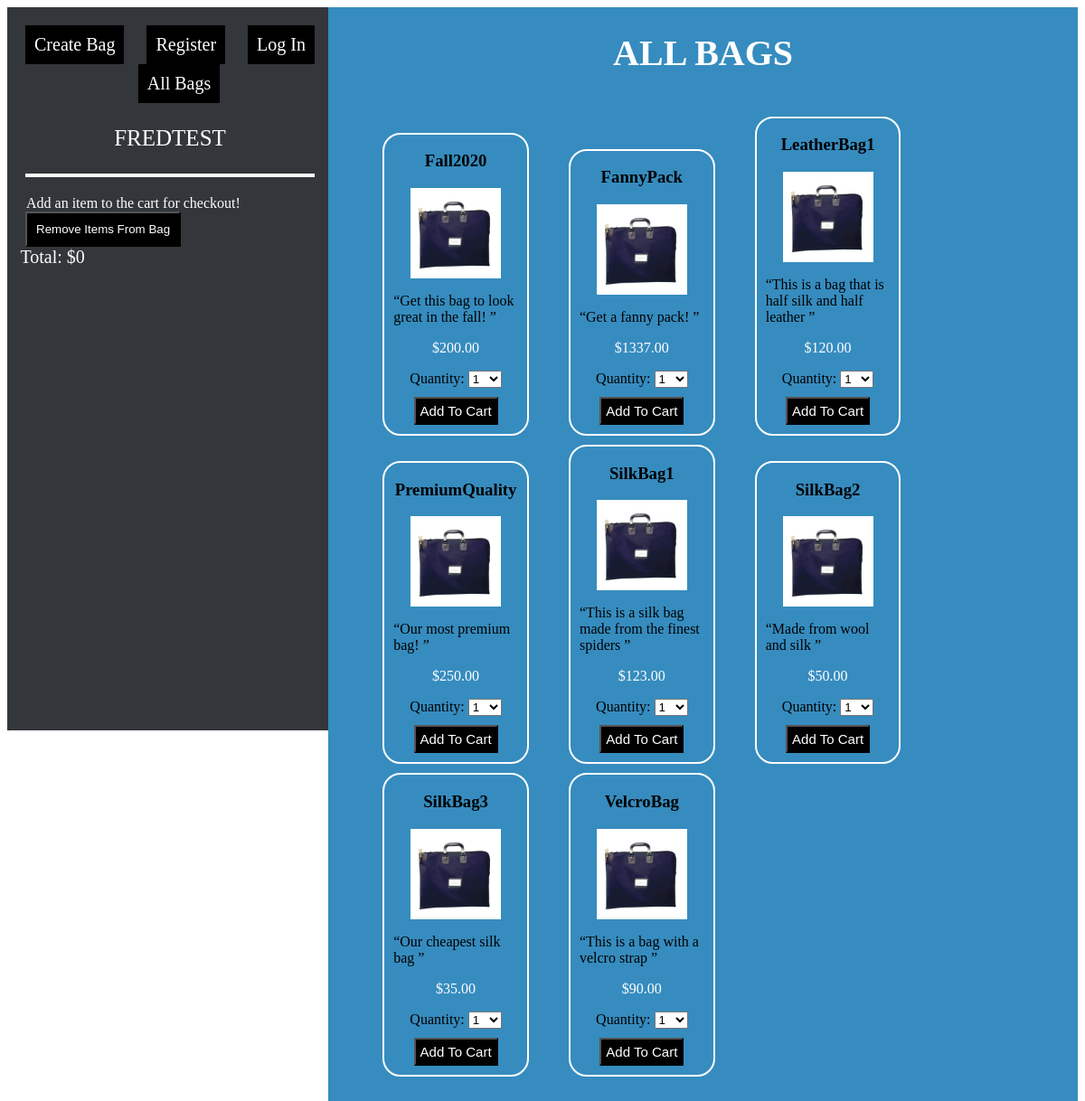
/index.php?action=display_all_bags (signed in), run on the app's committed database.
### tables this page shows
CREATE TABLE `users` (
  `UserName` varchar(25) NOT NULL,
  `FirstName` varchar(25) NOT NULL,
  `LastName` varchar(35) NOT NULL,
  `Email` varchar(40) NOT NULL,
  `Password` varchar(150) NOT NULL
);

CREATE TABLE `bags` (
  `Title` varchar(50) NOT NULL,
  `Description` varchar(200) NOT NULL,
  `Price` decimal(18,2) NOT NULL,
  `FileName` varchar(2500) DEFAULT NULL
);

### model/userDA.php (called while the page is built, shortened)
<?php
class UserDA {
        public static function get_user($userName) {
            $db = Database::getDB();
            $query = "SELECT UserName, FirstName, LastName, Email, Password FROM users WHERE users.UserName = :userName";
            $statement = $db->prepare($query);
            $statement->bindValue(':userName', $userName);
            $statement->execute();
            $results = $statement->fetchAll();
            return $results[0];
        }
}

### model/LineItemDA.php (called while the page is built, shortened)
<?php
class LineItemDA {
        public static function get_all_lineItems($userName) {
            $db = Database::getDB();
            $query = 'SELECT * FROM lineitems WHERE lineitems.UserName = :userName';
            $statement = $db->prepare($query);
            $statement->bindValue(':userName', $userName);
            $statement->execute();
            $results = $statement->fetchAll();
            return $results;
        }
}

### model/bagDA.php (called while the page is built, shortened)
<?php
class BagDA {
        public static function get_all_bags() {
            $db = Database::getDB();
            $query = 'SELECT * FROM bags';
            $statement = $db->prepare($query);
            $statement->execute();
            $results = $statement->fetchAll();
            return $results;
        }
    }

### view/displayAllBags.php (the view, shortened to what this page needs)
<!DOCTYPE html>
<html>
<head>
    <link rel="stylesheet" type="text/css" href="view/main.css">
    <link rel="stylesheet" type="text/css" href="https://stackpath.bootstrapcdn.com/font-awesome/4.7.0/css/font-awesome.min.css" />
</head>
<body>
    <main>
        <?php include_once('leftColumn.php'); ?>
        <div class="right-column">
            <h1>All Bags</h1>
            <div class="bag-container">
            <?php
            foreach ($bags as $bag) {
                ?>
            <div class="bag">
                <form action="." method="post">
                        <h3 class="bag-title"><?php echo htmlspecialchars ($bag["Title"]); ?></h3>
                        <img src="<?php echo htmlspecialchars ($bag['FileName']) ?>" alt="bag picture" height="100" width="100" class="bag-picture">
                        <p class="bag-description"><?php echo htmlspecialchars ($bag["Description"]);?> </p>
                        <p class="bag-price">$<?php echo htmlspecialchars($bag["Price"]);?></p>
                        <div class="bag-quantity">
                        <label>Quantity:</label>
                            <select name="itemqty">
                                <?php for($i = 1; $i <= 10; $i++) : ?>
                                    <option value="<?php echo $i; ?>">
                                        <?php echo $i; ?>
                                    </option>
                                <?php endfor; ?>
                            </select>
                        </div>
                        <?php if(isset($user)) : ?>
                        <input class="bag-button" type="submit" value="Add To Cart">
                        <?php elseif(!isset($user)) : ?>
                        <span class="cart-login">Log In For Cart</span>
                        <?php endif ?>
            </form>
            </div>
            <?php } ?>
        </div>
        </div>
    </main>
</body>
</html>

### view/leftColumn.php (shortened to what this page needs)
<?php
$total = 0;
?>
<!DOCTYPE html>
<html>
    <head>
    </head>
    <body>
        <div class="left-column">
            <?php include_once('nav.php'); ?>
            <?php if(isset($user)) : ?>
            <p class="username"><?php echo htmlspecialchars ($user["UserName"]); ?></p>
            <div class="cart-container">
            </div>
            <form action="." method="post">
            <?php if (count($lineItems) > 0) : ?>
            <input class="checkout-button" type="submit" value="Check Out">
            <?php else : ?>
            <span class="additemtocart">Add an item to the cart for checkout!</span>
            <?php endif;?>
            </form>
            <form action="." method="post">
                <input class="checkout-button" type="submit" value="Remove Items From Bag">
            </form>
            <span class="cart-total">Total: $<?php echo htmlspecialchars ($total);?></span>
            <?php endif; ?>
        </div>
    </body>
</html>

### view/main.css (style rules this page uses)
.right-column { width: 70%; float: right; min-height: 100vh; height: 100%; position: relative; background-color: #368cbf; }
.left-column { width: 30%; float: left; background-color: #33363b; height: 100vh; position: fixed; }
.username { text-align: center; color: white; font-size: 25px; text-transform: uppercase; }
.cart-container { max-height: 600px; overflow: scroll; position: relative; border: 2px solid white; margin: 20px; }
.cart-total { font-size: 20px; margin-left: 4%; color: white; display: inline-block; }
.checkout-button { display: inline-block; margin-left: 20px; background-color: black; padding: 10px; color: white; }
.right-column h1 { text-align: center; color: white; text-transform: uppercase; font-size: 40px; }
.bag-container { padding: 20px; height: auto; }
.bag { width: 20%; margin-left: 40px; display: inline-block; border: 2px solid white; border-radius: 20px; margin-bottom: 10px; }
.bag-title { text-align: center; }
.bag-picture { display: block; margin: 0 auto; }
.bag-description { padding-left: 10px; padding-right: 10px; }
.bag-description::after { content: close-quote; }
.bag-description::before { content: open-quote; }
.bag-price { text-align: center; color: white; }
.bag-quantity { text-align: center; }
.bag-button { display: block; margin: 10px auto; }
.bag-button { padding: 5px; font-size: 15px; margin-top: 10px; color: white; background-color: black; }
.additemtocart { margin-left: 21px; color: white; }

### data on the page
users: UserName "FREDTEST"
bags: Title "Fall2020", FileName (placeholder picture), Description "Get this bag to look great in the fall!", Price "200.00"
bags: Title "FannyPack", FileName (placeholder picture), Description "Get a fanny pack!", Price "1337.00"
bags: Title "LeatherBag1", FileName (placeholder picture), Description "This is a bag that is half silk and half leather", Price "120.00"
bags: Title "PremiumQuality", FileName (placeholder picture), Description "Our most premium bag!", Price "250.00"
bags: Title "SilkBag1", FileName (placeholder picture), Description "This is a silk bag made from the finest spiders", Price "123.00"
bags: Title "SilkBag2", FileName (placeholder picture), Description "Made from wool and silk", Price "50.00"
bags: Title "SilkBag3", FileName (placeholder picture), Description "Our cheapest silk bag", Price "35.00"
bags: Title "VelcroBag", FileName (placeholder picture), Description "This is a bag with a velcro strap", Price "90.00"

### other printed values
$total "0"
form field itemqty "1"
